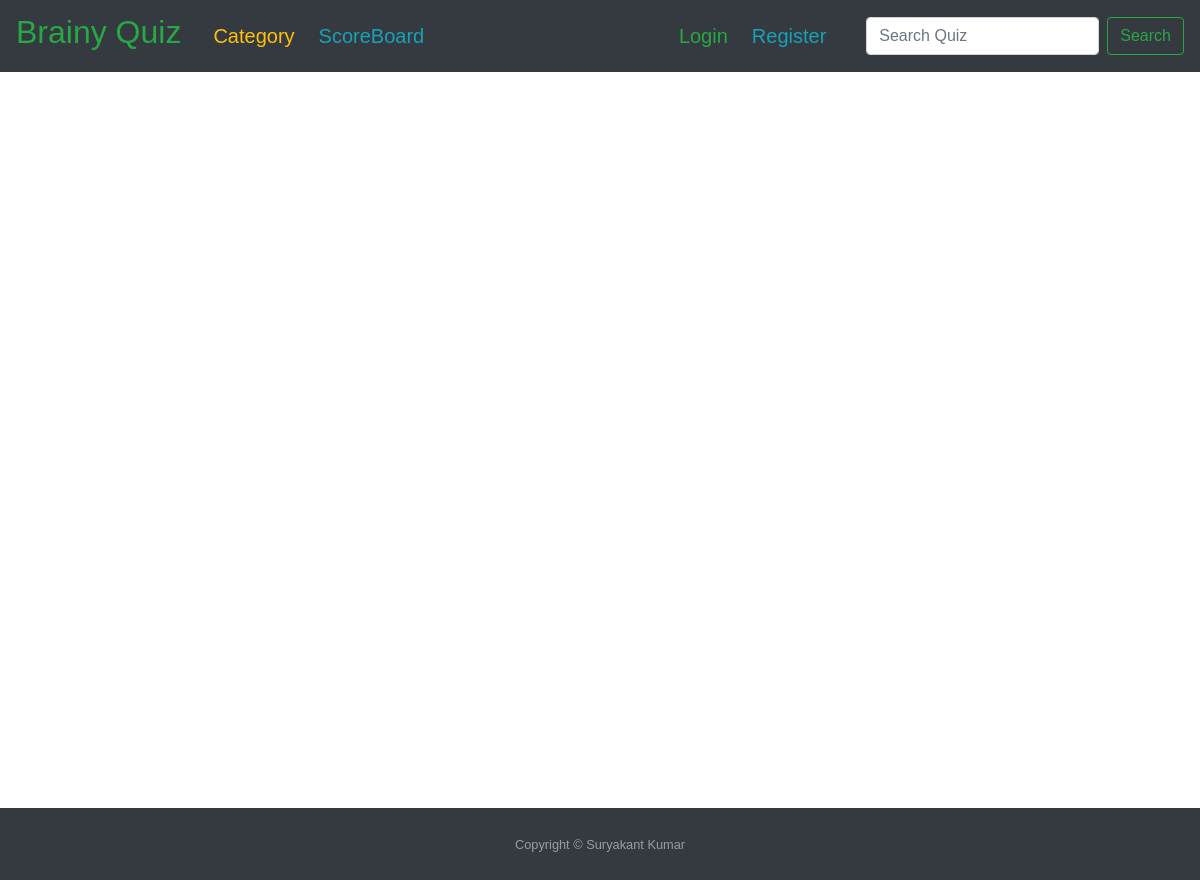
Before: /category/7/ with the older database file.
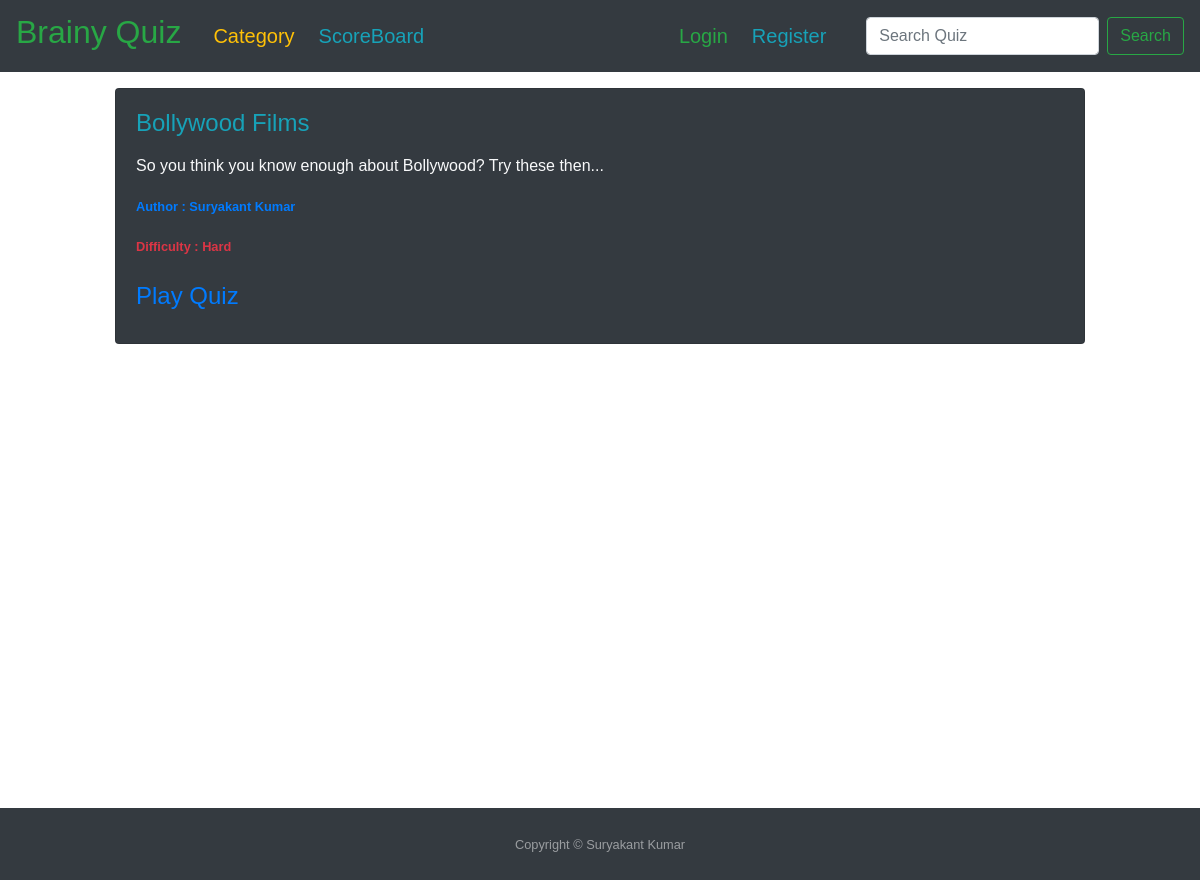
After: the same page with the newer database file.
### quiz/models.py (models this page shows, shortened)
class Quiz(models.Model):
    difficulty_choices = [
        ('H', 'Hard'),
        ('M', 'Medium'),
        ('E', 'Easy')
    ]
    title = models.CharField(max_length=200)
    description = models.TextField(max_length=1000, blank=True, null=True)
    average_score = models.IntegerField(default=0, blank=True, null=True)
    difficulty = models.CharField(max_length=10, choices=difficulty_choices, default='F')
    date_posted = models.DateTimeField(default=timezone.now)
    author = models.ForeignKey(User, null=False, blank=False, on_delete=models.CASCADE)
    category = models.ForeignKey(Category, null=False, blank=False, on_delete=models.CASCADE)
    class Meta:
        ordering = ['-date_posted']

### quiz/views.py (the view)
# urls.py: path('category/<int:category_id>/', views.category_detail_view, name='category-detail'),
def category_detail_view(request, category_id):
    objects = Quiz.objects.filter(category__id=category_id).select_related('author')
    template_name = 'quiz/category_detail.html'
    context = {"related_quiz": objects}
    return render(request, template_name, context)

### quiz/templates/quiz/category_detail.html (shortened to what this page needs)
{% extends 'base.html' %}
{% block content %}
<div class="col-12 col-md-10 mb-3 mx-auto mt-3">
    {% for quiz in related_quiz %}
    <div class="card bg-dark text-light mb-1">
        <div class="card-body">
            <div class="mb-4">
                <h4 class="card-title text-info">
                    {{ quiz.title }}
                </h4>
                <p class="card-text">
                    {{ quiz.description|linebreaks }}
                </p>
                <p><small class="text-primary"><b>
                    Author : {{ quiz.author.first_name }} {{ quiz.author.last_name }}
                </b></small></p>
                <p><small class="text-danger"><b>
                    Difficulty : {{ quiz.get_difficulty_display }}
                </b></small></p>
            </div>
            <div>
                {% if user == quiz.author %}
                <div class="row">
                    <h4 class="card-title text-info col-4 col-sm-1">
                        <a href="{% url 'question-feature-ext' quiz.id %}">View</a>
                    </h4>
                    <h4 class="card-title text-info col-4 col-sm-2">
                        <a href="{% url 'question-create' quiz.id %}">Add Question</a>
                    </h4>
                </div>
                {% else %}
                <h4 class="card-title text-info">
                    <a href="{% url 'quiz-play' quiz.id %}">Play Quiz</a>
                </h4>
                {% endif %}
            </div>
        </div>
    </div>
    {% endfor %}
</div>
{% endblock %}

### templates/base.html (shortened to what this page needs)
<!doctype html>
<html lang="en">
<head>
    {% include 'bootstrap.html' %}
</head>
<body style="font-family: Comic Sans MS, cursive, sans-serif;" oncontextmenu="return false">
    <div>
        {% include 'navbar.html' %}
    </div>
    <div style="min-height: 90vh">
        {% block content %} {% endblock %}
    </div>
    <div>
        {% include 'footer.html' %}
    </div>
</body>
</html>

### templates/bootstrap.html (shortened to what this page needs)
    <link rel="stylesheet" href="https://stackpath.bootstrapcdn.com/bootstrap/4.3.1/css/bootstrap.min.css"
>

### templates/navbar.html (shortened to what this page needs)
<nav style="font-family: Comic Sans MS, cursive, sans-serif;" class="navbar navbar-dark bg-dark navbar-expand-lg">
    <a class="navbar-brand text-success mr-4" href="/">
        <h2>Brainy Quiz</h2>
    </a>
    <div class="collapse navbar-collapse" id="navbarSupportedContent">
        <ul class="navbar-nav mr-auto">
            <li class="nav-item active">
                <a class="nav-link mr-2 pb-0 text-warning" href="{% url 'category-list' %}">
                    <h5>Category</h5>
                </a>
            </li>
            <li class="nav-item active">
                <a class="nav-link mr-2 pb-0 text-info" href="{% url 'scoreboard' %}">
                    <h5>ScoreBoard</h5>
                </a>
            </li>
        </ul>
        <div class="navbar-nav mr-4">
            {% if user.is_authenticated %}
                <a class="nav-item nav-link active text-info pb-0 mr-2" href="{% url 'quiz-create' %}">
                    <h5>Create
                        Quiz</h5>
                </a>
                <a class="nav-item nav-link active text-warning pb-0 mr-2" href="{% url 'profile' %}">
                    <h5>{{ user.first_name }}</h5>
                </a>
                <a class="nav-item nav-link active text-danger pb-0 mr-2" href="{% url 'logout' %}">
                    <h5>Logout</h5>
                </a>
            {% else %}
                <a class="nav-item nav-link active text-success pb-0 mr-2" href="{% url 'login' %}">
                    <h5>Login</h5>
                </a>
                <a class="nav-item nav-link active text-info pb-0 mr-2" href="{% url 'register' %}">
                    <h5>Register</h5>
                </a>
            {% endif %}
        </div>
        <div>
            <form class="form-inline my-2 my-lg-0" method="get" action="/search/">
                <input class="form-control mr-sm-2" type="text" id="q" name="q" placeholder="Search Quiz"
                       aria-label="Search"/>
                <a href="{% url 'search' %}">
                    <button class="btn btn-outline-success my-2 my-sm-0" type="submit">Search</button>
                </a>
            </form>
        </div>
    </div>
</nav>

### templates/footer.html
<footer class="py-4 bg-dark text-white-50">
    <div class="container text-center">
        <small>
            Copyright © Suryakant Kumar
        </small>
    </div>
</footer>

Changed rows visible on the page:
added Quiz: title "Bollywood Films", description "So you think you know enough about Bollywood? Try these then...", author.first_name "Suryakant", author.last_name "Kumar", difficulty "Hard", shows "Play Quiz"
